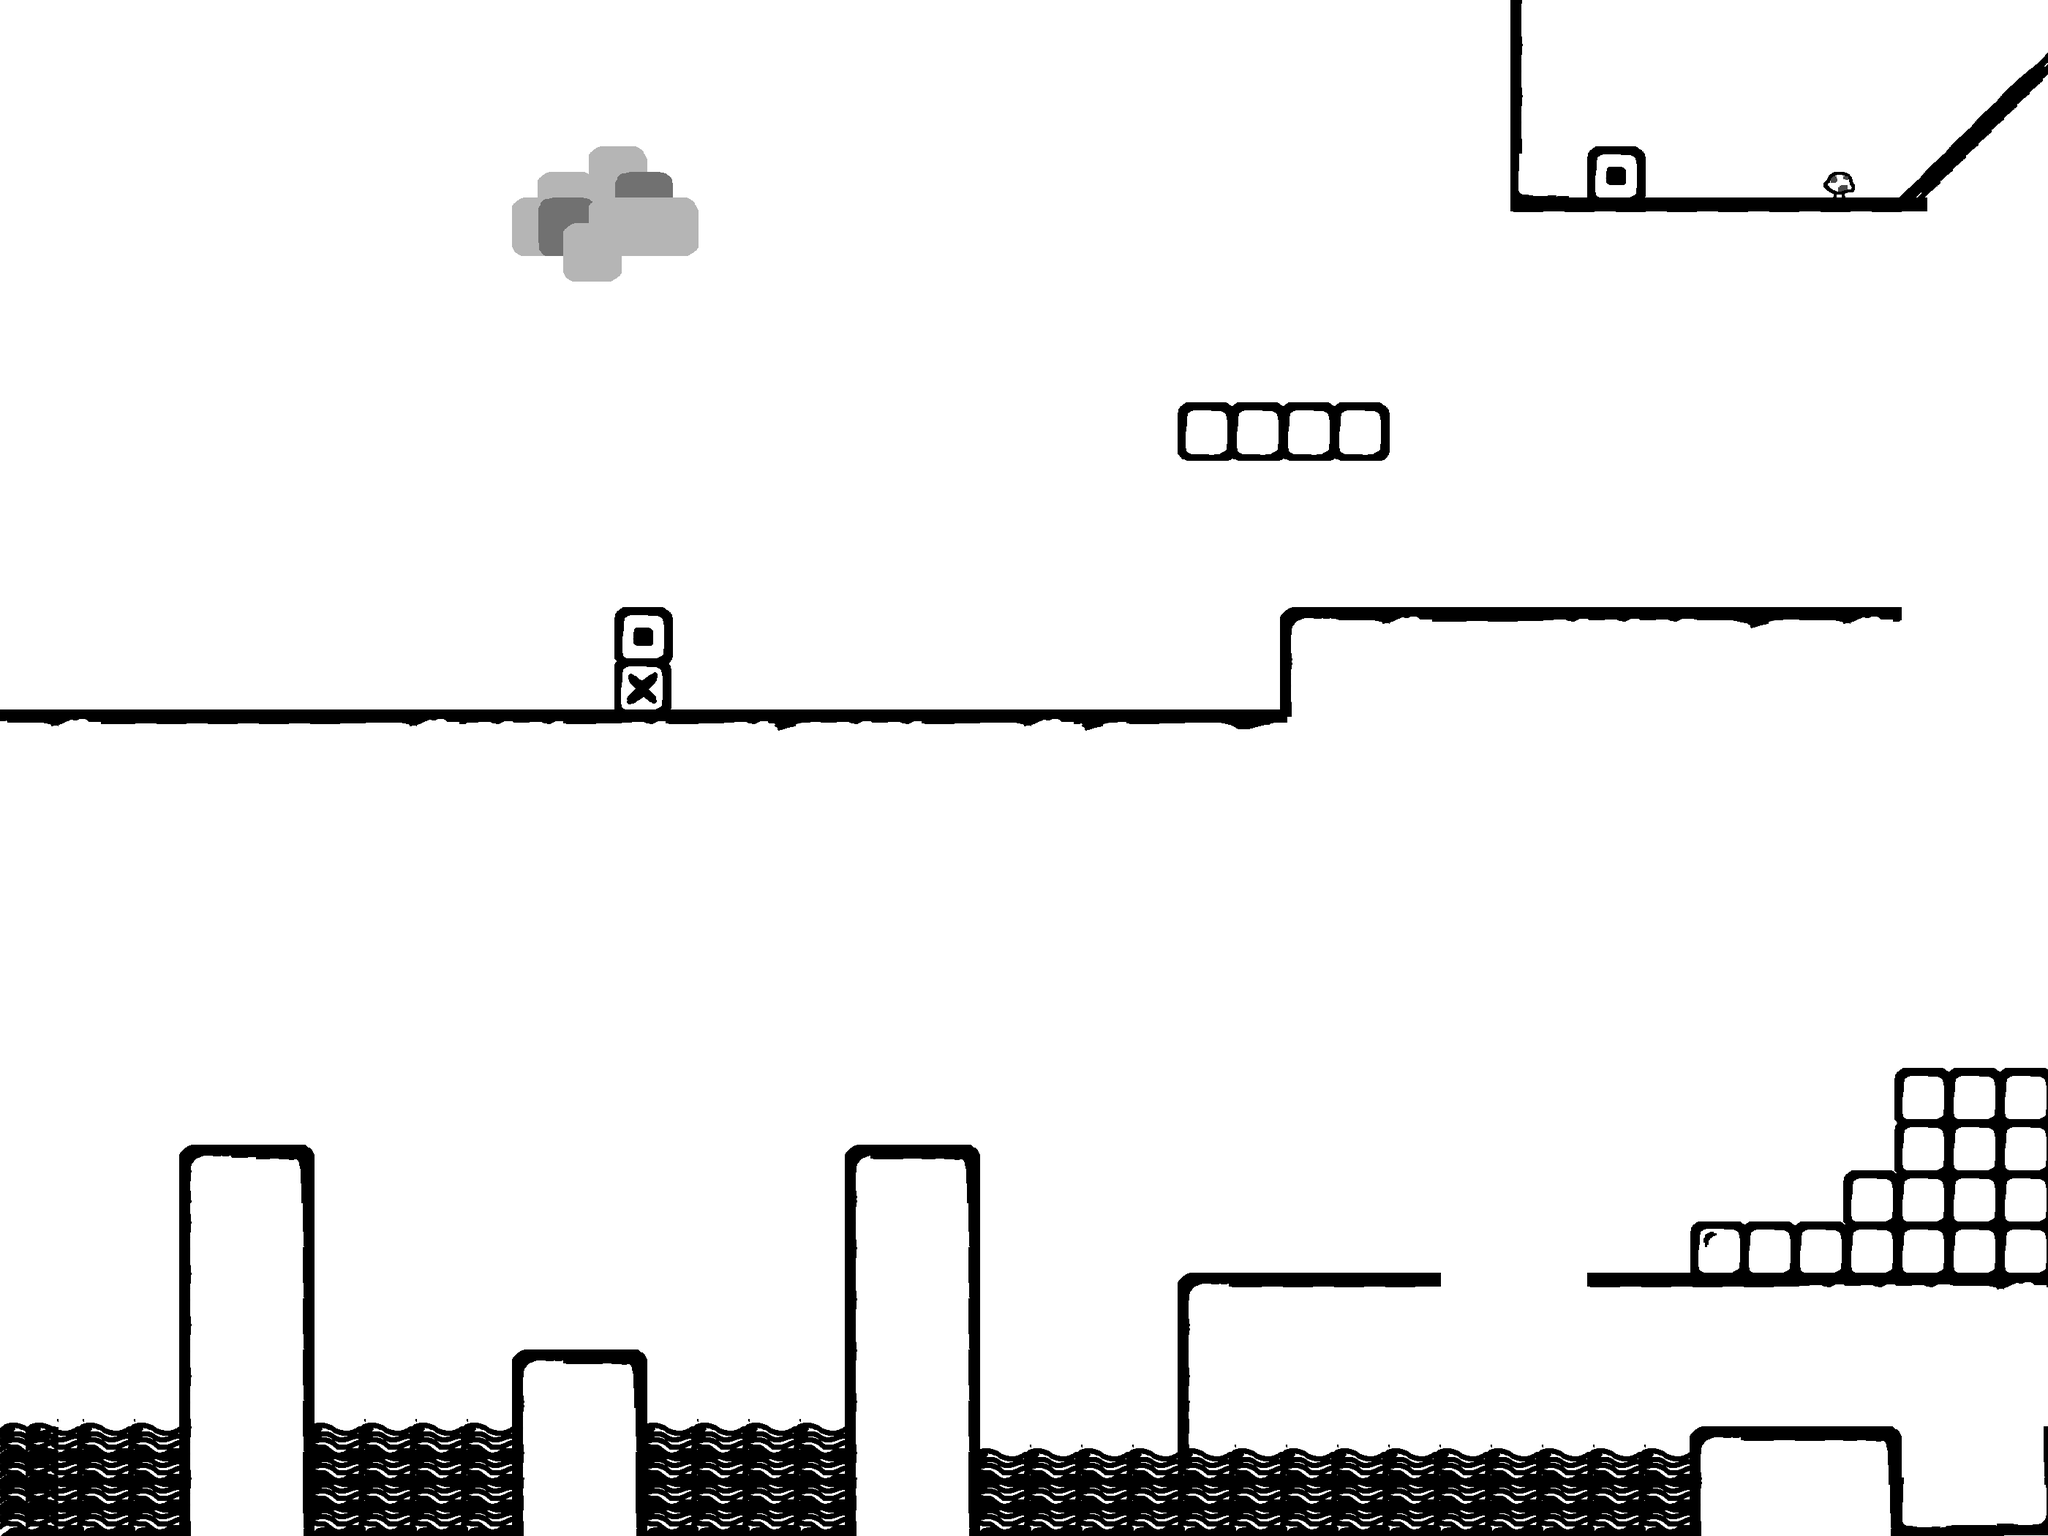

Rendered tile map (Tiled .tmx) drawn with the repository's tilesets; below, a short description and the map source with its tile grids summarised:
An orthogonal 80x60 tile map with 35x35 px tiles, 1 tile layer (Tile Layer 1), 4 tilesets and 36 objects (3x NPCReactEntity, 2x me.LevelEntity, 2x platform, TeethmanEntity, JoeEntity, ...).

<map version="1.5" tiledversion="1.7.0" orientation="orthogonal" renderorder="right-down" width="80" height="60" tilewidth="35" tileheight="35" infinite="0" backgroundcolor="#ffffff" nextlayerid="16" nextobjectid="77">
 <tileset firstgid="1" source="tileset.tsx" />
 <tileset firstgid="253" source="tileset1.tsx" />
 <tileset firstgid="353" source="tileset2.tsx" />
 <tileset firstgid="453" source="tileset3.tsx" />
 <layer id="11" name="Tile Layer 1" width="80" height="60">
  <data>[4800 cells, 249 non-empty, 22 distinct tile ids]</data>
 </layer>
 <objectgroup color="#0433ff" id="14" name="NPC">
  <object id="68" name="TeethmanEntity" x="1855.76" y="1583.67" width="69.9271" height="152.247">
   <properties>
    <property name="animationspeed" value="200" />
    <property name="flip" value="true" />
    <property name="frameheight" value="35" />
    <property name="framewidth" value="35" />
    <property name="gravity" value="0" />
    <property name="velX" value="2" />
   </properties>
  </object>
  <object id="74" name="JoeEntity" x="2680.87" y="1933.63" width="104.524" height="152.247">
   <properties>
    <property name="animationspeed" value="200" />
    <property name="flip" value="false" />
    <property name="frameheight" value="35" />
    <property name="framewidth" value="60" />
    <property name="gravity" value="0" />
    <property name="velX" value="2" />
   </properties>
  </object>
 </objectgroup>
 <objectgroup color="#ff9300" id="15" name="NPCReact">
  <object id="51" name="NPCReactEntity" x="2417.54" y="867.374" width="13.4703" height="886.768">
   <properties>
    <property name="animationspeed" value="200" />
    <property name="frameheight" value="35" />
    <property name="framewidth" value="35" />
    <property name="gravity" value="0" />
    <property name="message" value="No? You must be forgetting something. There’s always something to worry about. Think about it." />
    <property name="n" value="Teethman" />
    <property name="velX" value="2" />
   </properties>
  </object>
  <object id="72" name="NPCReactEntity" x="2379.39" y="1707.97" width="13.4703" height="392.06">
   <properties>
    <property name="animationspeed" value="200" />
    <property name="frameheight" value="35" />
    <property name="framewidth" value="35" />
    <property name="gravity" value="0" />
    <property name="message" value="Shhhh... wanna hear a secret? Here, come closer for a second." />
    <property name="n" value="Tomothy" />
    <property name="velX" value="2" />
   </properties>
  </object>
  <object id="73" name="NPCReactEntity" x="2680.79" y="1958.4" width="13.4703" height="129.44">
   <properties>
    <property name="animationspeed" value="200" />
    <property name="frameheight" value="35" />
    <property name="framewidth" value="35" />
    <property name="gravity" value="0" />
    <property name="message" value="I saw a MONSTER.  It was HUGE, with like super scary teeth and wings too.  I was watching from behind some boxes this far away and in a moment it was like BOOM.  I would say more,  but I don't wanna risk getting caught." />
    <property name="n" value="Tomothy" />
    <property name="velX" value="2" />
   </properties>
  </object>
 </objectgroup>
 <objectgroup color="#00ff00" id="5" name="Player">
  <object id="17" name="me.LevelEntity" x="-4.26401" y="1008.08" width="16.4831" height="740.015">
   <properties>
    <property name="duration" value="150" />
    <property name="fade" value="#fff" />
    <property name="to" value="map2.6" />
   </properties>
  </object>
  <object id="67" name="mainPlayer" x="2672.79" y="1319.8" width="108.466" height="88">
   <properties>
    <property name="flip" type="bool" value="true" />
   </properties>
  </object>
  <object id="75" name="me.LevelEntity" x="2794.09" y="1757.69" width="16.4831" height="99.9773">
   <properties>
    <property name="duration" value="150" />
    <property name="fade" value="#fff" />
    <property name="to" value="map2.5.5" />
   </properties>
  </object>
 </objectgroup>
 <objectgroup color="#ffff00" id="6" name="Items">
  <object id="76" name="WaterPotionEntity" x="313.877" y="1470.24" width="34.9363" height="35">
   <properties>
    <property name="animationspeed" value="200" />
    <property name="frameheight" value="30" />
    <property name="framewidth" value="30" />
    <property name="gravity" value="0" />
    <property name="velX" value="2" />
   </properties>
  </object>
 </objectgroup>
 <objectgroup color="#ff0000" id="7" name="Slimes" />
 <objectgroup color="#ff0000" id="9" name="Flies">
  <object id="4" name="FlyEntity" x="910" y="490" width="560" height="35">
   <properties>
    <property name="animationspeed" value="200" />
    <property name="frameheight" value="35" />
    <property name="framewidth" value="70" />
    <property name="gravity" value="0" />
    <property name="velX" value="2" />
   </properties>
  </object>
 </objectgroup>
 <objectgroup id="10" name="Collision">
  <object id="7" x="-1" y="980" width="568.315" />
  <object id="8" x="562.385" y="980" width="1185.95" />
  <object id="11" x="2062.13" y="-4.53196" width="731.418" height="283.644" />
  <object id="13" type="platform" x="537.937" y="281.719">
   <polyline points="0,0 70,0" />
  </object>
  <object id="15" x="0" y="981">
   <polyline points="0,0 0,-894.585" />
  </object>
  <object id="23" x="2798.61" y="1385.41">
   <polyline points="0,690.491 0,-1208.36" />
  </object>
  <object id="27" x="69.3969" y="454.378" width="70" height="70" />
  <object id="28" x="103.376" y="149.662" width="132.466" height="139.781" />
  <object id="29" type="platform" x="1613.54" y="559.322">
   <polyline points="0,0 271.101,0" />
  </object>
  <object id="42" x="1200.87" y="94.4055" width="70" height="70" />
  <object id="46" x="1390.73" y="104.064" width="70" height="70" />
  <object id="53" x="1759.36" y="843.34" width="130.378" height="8.43997" rotation="89.9322" />
  <object id="54" x="1753.04" y="842.138" width="851.121" />
  <object id="55" x="2170.55" y="1752.45" width="627.527" height="11.2373" />
  <object id="56" x="2593.35" y="1475.36" width="202.33" height="269.912" />
  <object id="57" x="2522.73" y="1612.4" width="70.6566" height="64.6395" />
  <object id="58" x="2310.85" y="1685.15" width="211.906" height="56.5314" />
  <object id="59" x="-1.81331" y="980.369" width="1751.29" />
  <object id="60" x="-1.81331" y="982.763" width="1748.9" height="21.5466" />
  <object id="62" x="1744.65" y="843.907" width="848.732" height="21.5466" />
  <object id="64" x="1158.28" y="1577.7" width="168.485" height="529.059" />
  <object id="65" x="698.616" y="1857.29" width="168.485" height="250.664" />
  <object id="66" x="246.138" y="1578.9" width="168.485" height="529.059" />
  <object id="69" x="2306.42" y="1965.55" width="279.947" height="132.82" />
  <object id="70" x="1613.63" y="1753.18" width="345.927" height="19.418" />
  <object id="71" x="2523.94" y="2094.41" width="279.947" height="13.2324" />
 </objectgroup>
</map>
